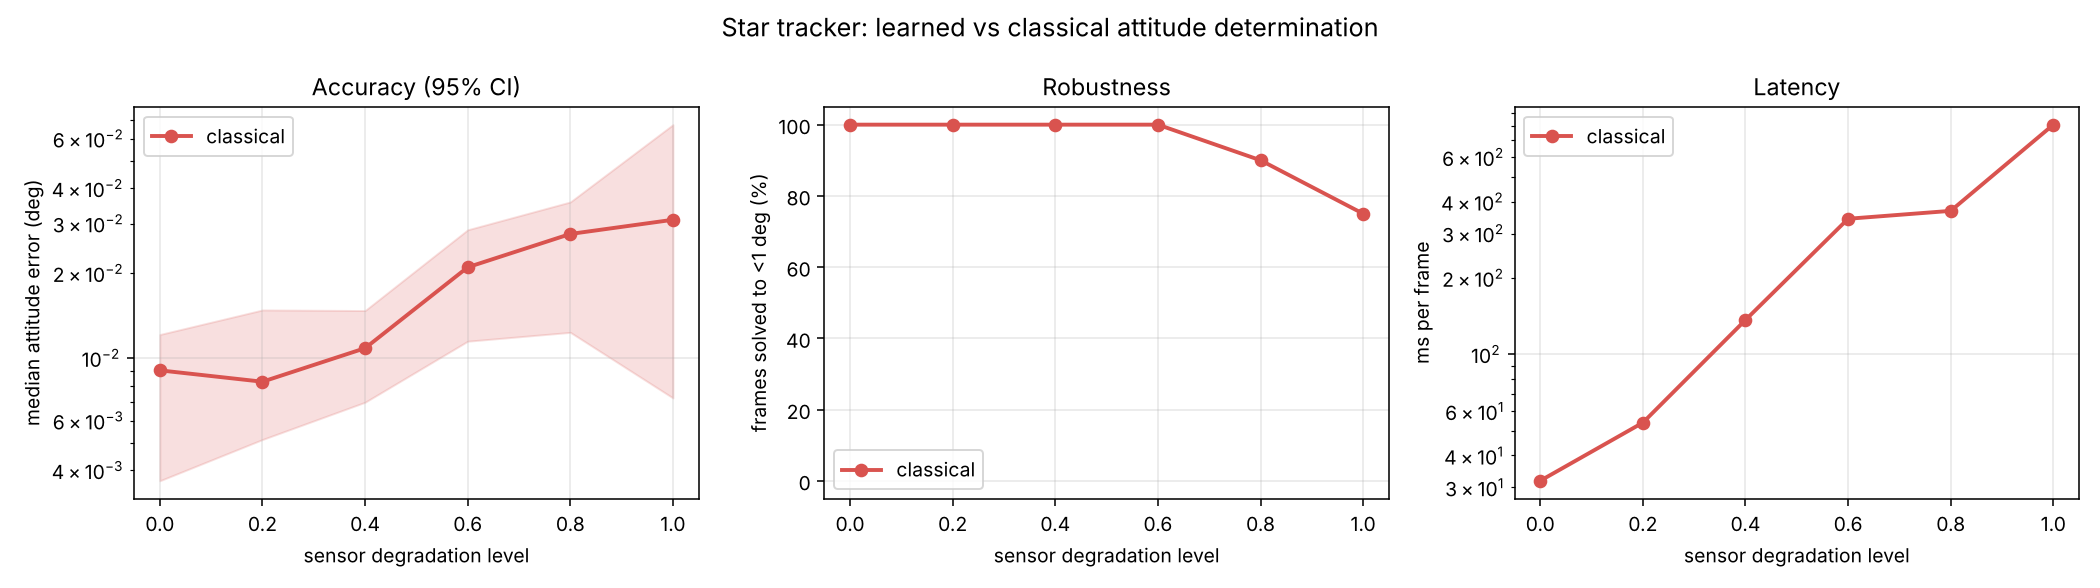

Write the Python code that produced this figure.
"""
benchmark.py -- The evidence. This produces the plot your pitch is built on.

Sweeps sensor degradation from clean to severe and measures, for each method:
  * accuracy   median angular error, in degrees, over solved frames
  * robustness fraction of frames solved to better than 1 degree
  * latency    milliseconds per frame

Two results tend to come out of this, and both are worth saying plainly:

  1. The classical pipeline is MORE ACCURATE where it works. Sub-arcminute.
     Do not pretend otherwise -- a judge who knows the field will catch it,
     and the honest version is a better story anyway.

  2. The classical pipeline DEGRADES IN LATENCY, not just accuracy. As noise
     rises it must try more triangle hypotheses before one verifies, so solve
     time climbs by an order of magnitude and eventually it fails outright.
     The network is constant-time and always answers.

That is the real finding: they fail differently, so the right system uses the
network as a fast always-available prior and the classical solver for
precision when it can verify. Run with --hybrid to measure that combination.

Usage
-----
    python benchmark.py --trials 30                    # classical only
    python benchmark.py --trials 30 --model attitude_net.pt
    python benchmark.py --trials 30 --model attitude_net.pt --hybrid
"""

from __future__ import annotations

import argparse
import json
import time

import numpy as np

from classical import ClassicalTracker, PairDatabase
from render import (CameraModel, NoiseConfig, StarCatalog, StarFieldRenderer,
                    angular_error_deg, random_quaternion)

LEVELS = [0.0, 0.2, 0.4, 0.6, 0.8, 1.0]


def bootstrap_ci(values, n_boot=2000, pct=95, seed=0):
    """Confidence interval on the median by bootstrap.

    Error distributions here are heavily skewed -- a few total failures sit
    next to many sub-arcminute solves -- so a mean +/- std would be misleading.
    Report the median with a bootstrap interval instead.
    """
    v = np.asarray([x for x in values if np.isfinite(x)])
    if len(v) < 2:
        return (float("nan"), float("nan"))
    rng = np.random.default_rng(seed)
    meds = [np.median(rng.choice(v, len(v), replace=True)) for _ in range(n_boot)]
    lo, hi = (100 - pct) / 2, 100 - (100 - pct) / 2
    return float(np.percentile(meds, lo)), float(np.percentile(meds, hi))


def load_model(path, device="cpu"):
    """Load a trained AttitudeNet, or return None if unavailable."""
    if not path:
        return None, device
    try:
        import torch
        from model import AttitudeNet
        device = device or ("cuda" if torch.cuda.is_available() else "cpu")
        ckpt = torch.load(path, map_location=device, weights_only=False)
        net = AttitudeNet(pretrained=False).to(device)
        net.load_state_dict(ckpt["model"])
        net.eval()
        print(f"loaded model from {path} (device={device})")
        return net, device
    except Exception as exc:
        print(f"could not load model ({exc}); benchmarking classical only")
        return None, device


def run(trials=30, levels=LEVELS, model_path=None, hybrid=False, seed=0,
        device="cpu", out_json="benchmark.json", out_png="benchmark.png"):
    cat = StarCatalog.build()
    cam = CameraModel()
    rnd = StarFieldRenderer(cat, cam)
    tracker = ClassicalTracker(cat, cam, PairDatabase(cat))
    net, device = load_model(model_path, device)

    methods = ["classical"] + (["learned"] if net else []) + \
              (["hybrid"] if net and hybrid else [])
    results = {m: {"level": [], "median": [], "ci_lo": [], "ci_hi": [],
                   "frac_sub1": [], "frac_sub01": [], "solve_rate": [],
                   "ms": []} for m in methods}

    print(f"\n{'level':>6} {'method':>10} {'median_deg':>12} {'<1deg':>8} "
          f"{'solved':>8} {'ms/frame':>10}")
    print("-" * 60)

    for level in levels:
        cfg = NoiseConfig.at_level(level)
        rng = np.random.default_rng(seed + int(level * 1000))
        per = {m: {"err": [], "ms": [], "solved": 0} for m in methods}

        for _ in range(trials):
            q_true = random_quaternion(rng)
            img = rnd.render(q_true, rng=rng, noise=cfg)

            t0 = time.perf_counter()
            res = tracker.solve(img)
            dt_c = (time.perf_counter() - t0) * 1000
            per["classical"]["ms"].append(dt_c)
            if res["quat"] is not None:
                per["classical"]["solved"] += 1
                per["classical"]["err"].append(angular_error_deg(q_true, res["quat"]))
            else:
                per["classical"]["err"].append(np.nan)

            if net is not None:
                t0 = time.perf_counter()
                q_pred, sigma = net.predict(img, device=device)
                dt_l = (time.perf_counter() - t0) * 1000
                per["learned"]["ms"].append(dt_l)
                per["learned"]["solved"] += 1  # always answers
                per["learned"]["err"].append(angular_error_deg(q_true, q_pred))

                if hybrid:
                    # Prefer the classical solve when it verifies; fall back to
                    # the network when it does not. This is the system you
                    # would actually fly.
                    use = res["quat"] if res["quat"] is not None else q_pred
                    per["hybrid"]["ms"].append(dt_c + dt_l)
                    per["hybrid"]["solved"] += 1
                    per["hybrid"]["err"].append(angular_error_deg(q_true, use))

        for m in methods:
            e = np.array(per[m]["err"], dtype=float)
            finite = e[np.isfinite(e)]
            lo, hi = bootstrap_ci(finite)
            r = results[m]
            r["level"].append(level)
            r["median"].append(float(np.median(finite)) if len(finite) else float("nan"))
            r["ci_lo"].append(lo)
            r["ci_hi"].append(hi)
            # Counted over ALL trials, so an unsolved frame counts as a failure.
            r["frac_sub1"].append(float(np.nansum(e < 1.0) / trials))
            r["frac_sub01"].append(float(np.nansum(e < 0.1) / trials))
            r["solve_rate"].append(per[m]["solved"] / trials)
            r["ms"].append(float(np.mean(per[m]["ms"])))
            print(f"{level:6.1f} {m:>10} {r['median'][-1]:12.4f} "
                  f"{r['frac_sub1'][-1]*100:7.0f}% {r['solve_rate'][-1]*100:7.0f}% "
                  f"{r['ms'][-1]:10.1f}")

    with open(out_json, "w") as f:
        json.dump(results, f, indent=2)
    print(f"\nwrote {out_json}")
    try:
        make_plot(results, out_png)
        print(f"wrote {out_png}")
    except Exception as exc:
        print(f"plot skipped ({exc})")
    return results


def make_plot(results, path="benchmark.png"):
    """Three panels: accuracy, robustness, latency. This is the pitch slide."""
    import matplotlib
    matplotlib.use("Agg")
    import matplotlib.pyplot as plt

    fig, axes = plt.subplots(1, 3, figsize=(15, 4.2))
    colors = {"classical": "#d9534f", "learned": "#0275d8", "hybrid": "#5cb85c"}

    for m, r in results.items():
        c = colors.get(m, "#777777")
        x = r["level"]
        axes[0].plot(x, r["median"], "o-", color=c, label=m, lw=2)
        axes[0].fill_between(x, r["ci_lo"], r["ci_hi"], color=c, alpha=0.18)
        axes[1].plot(x, np.array(r["frac_sub1"]) * 100, "o-", color=c,
                     label=m, lw=2)
        axes[2].plot(x, r["ms"], "o-", color=c, label=m, lw=2)

    axes[0].set_yscale("log")
    axes[0].set_ylabel("median attitude error (deg)")
    axes[0].set_title("Accuracy (95% CI)")
    axes[1].set_ylabel("frames solved to <1 deg (%)")
    axes[1].set_title("Robustness")
    axes[1].set_ylim(-5, 105)
    axes[2].set_yscale("log")
    axes[2].set_ylabel("ms per frame")
    axes[2].set_title("Latency")

    for ax in axes:
        ax.set_xlabel("sensor degradation level")
        ax.grid(alpha=0.3)
        ax.legend()
    fig.suptitle("Star tracker: learned vs classical attitude determination",
                 fontsize=13)
    fig.tight_layout()
    fig.savefig(path, dpi=140)
    plt.close(fig)


if __name__ == "__main__":
    p = argparse.ArgumentParser()
    p.add_argument("--trials", type=int, default=30)
    p.add_argument("--model", default=None, help="path to attitude_net.pt")
    p.add_argument("--hybrid", action="store_true")
    p.add_argument("--device", default="cpu")
    p.add_argument("--out-json", default="benchmark.json")
    p.add_argument("--out-png", default="benchmark.png")
    a = p.parse_args()
    run(a.trials, LEVELS, a.model, a.hybrid, device=a.device,
        out_json=a.out_json, out_png=a.out_png)
